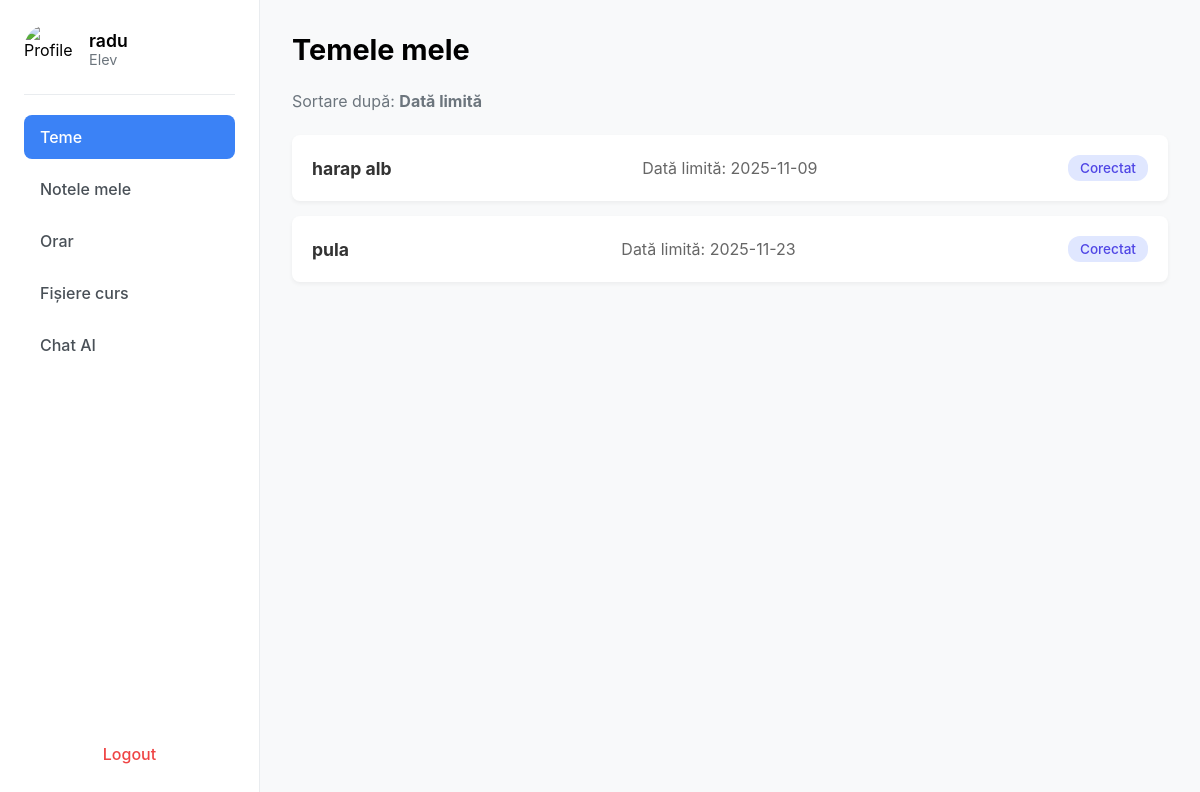
Screenshot of /home (signed in) with the database file from the repository.
### app/models.py (models this page shows, shortened)
class User(db.Model, UserMixin):
    __tablename__ = 'user'
    id = db.Column(db.Integer, primary_key=True)
    name = db.Column(db.String(100), nullable=False)
    email = db.Column(db.String(150), unique=True, nullable=False)
    password_hash = db.Column(db.String(256), nullable=False)  # Am mărit la 256 pentru siguranță
    role = db.Column(db.String(20), nullable=False)  # 'student', 'professor', 'parent'
    student = db.relationship('Student', back_populates='user', uselist=False)
    professor = db.relationship('Professor', back_populates='user', uselist=False)
    parent = db.relationship('Parent', back_populates='user', uselist=False)

class Assignment(db.Model):
    __tablename__ = 'assignment'
    id = db.Column(db.Integer, primary_key=True)
    teacher_id = db.Column(db.Integer, db.ForeignKey('professor.id'), nullable=False)
    subject_id = db.Column(db.Integer, db.ForeignKey('subject.id'), nullable=False)  # 'id_materie FK'
    title = db.Column(db.String(150), nullable=False)
    description = db.Column(db.Text, nullable=True)
    created_at = db.Column(db.DateTime, default=datetime.utcnow)
    due_date = db.Column(db.DateTime, nullable=True)  # Data limită
    teacher = db.relationship('Professor', back_populates='assignments')
    subject = db.relationship('Subject', back_populates='assignments')
    submissions = db.relationship('Submission', back_populates='assignment')

class Submission(db.Model):
    __tablename__ = 'submission'
    id = db.Column(db.Integer, primary_key=True)
    assignment_id = db.Column(db.Integer, db.ForeignKey('assignment.id'), nullable=False)
    student_id = db.Column(db.Integer, db.ForeignKey('student.id'), nullable=False)
    content = db.Column(db.Text, nullable=True)  # Rezolvarea elevului (poate fi goală inițial)
    status = db.Column(db.String(50), nullable=False, default='Nefăcut')  # ex: Nefăcut, Trimis, Corectat
    submitted_at = db.Column(db.DateTime, nullable=True)  # Se setează doar la trimitere
    assignment = db.relationship('Assignment', back_populates='submissions')
    student = db.relationship('Student', back_populates='submissions')
    feedback = db.relationship('Feedback', back_populates='submission', uselist=False,
                               cascade="all, delete-orphan")  # Relație unu-la-unu

### app/routes.py (the view, shortened to what this page needs)
@bp.route("/home", methods=["GET", "POST"])
@login_required
def home():
    role = current_user.role
    if role == "Profesor":
        user_folder = os.path.join(UPLOAD_FOLDER, str(current_user.id))
        files = get_files_from_folder(user_folder, current_user.id)
        return render_template("profesor.html", user=current_user, files=files)
    elif role == "Elev":
        student_profile = Student.query.filter_by(user_id=current_user.id).first()
        assignments_data = []
        if student_profile:
            my_submissions = Submission.query.filter_by(
                student_id=student_profile.id
            ).join(Assignment).order_by(Assignment.due_date.asc()).all()
            for sub in my_submissions:
                assignments_data.append({
                    "id": sub.assignment.id,  # ID-ul temei
                    "title": sub.assignment.title,
                    "due_date": sub.assignment.due_date.strftime("%Y-%m-%d") if sub.assignment.due_date else "N/A",
                    "status": sub.status  # "Nefăcut", "Trimis" sau "Corectat"
                })
        return render_template("elev.html", user=current_user, assignments=assignments_data)
    else:
        logout_user()
        return redirect(url_for("main.login"))

### app/__init__.py (called while the page is built)
def create_app():
    app = Flask(__name__)
    app.secret_key = "secret123"  # schimbă cu ceva sigur
    app.config['SQLALCHEMY_DATABASE_URI'] = 'sqlite:///users.db'
    app.config['SQLALCHEMY_TRACK_MODIFICATIONS'] = False
    db.init_app(app)
    login_manager.init_app(app)
    from .routes import bp
    app.register_blueprint(bp)
    from .models import User  # import modelul User
    @login_manager.user_loader
    def user_loader(user_id):
        try:
            return User.query.get(int(user_id))
        except ValueError:
            return None
    with app.app_context():
        db.create_all()
    return app

### app/templates/elev.html (shortened to what this page needs)
{% extends "base.html" %}
{% block content %}
<div class="sidebar">
    <div class="profile">
        <img src="{{ url_for('static', filename='images/avatar.png') }}" alt="Profile">
        <div>
            <h3>{{ user.name }}</h3>
            <p>{{ user.role }}</p>
        </div>
    </div>
    <ul class="menu">
        <li class="active"><a href="{{ url_for('main.home') }}">Teme</a></li>
        <li><a href="#">Notele mele</a></li>
        <li><a href="{{ url_for('main.orar') }}">Orar</a></li>
        <li><a href="#">Fișiere curs</a></li>
        <li><a href="{{ url_for('main.chat_page') }}" target="_blank">Chat AI</a></li>
    </ul>
    <a class="logout" href="{{ url_for('main.logout') }}">Logout</a>
</div>
<div class="main">
    <div class="header">
        <h2>Temele mele</h2>
    </div>
    <div class="subheader">
        <div>Sortare după: <strong>Dată limită</strong></div>
    </div>
    <div class="assignment-list">
        {% for assignment in assignments %}
        <div class="assignment-card"
        onclick="window.location.href='{{ url_for('main.detaliu_tema', id_tema=assignment.id) }}';"
        style="cursor: pointer;">
        <h4>{{ assignment.title }}</h4>
        <p>Dată limită: {{ assignment.due_date }}</p>
        <span class="status status-{{ assignment.status.lower().replace(' ', '-') }}">{{ assignment.status }}</span>
        </div>
        {% endfor %}
    </div>
</div>
{% endblock %}

### app/static/css/dashboard.css (style rules this page uses)
body { font-family: -apple-system, BlinkMacSystemFont, "Segoe UI", Roboto, Helvetica, Arial, sans-serif; background-color: #f8f9fa; margin: 0; display: flex; min-height: 100vh; }
.sidebar { width: 260px; background: #ffffff; border-right: 1px solid #e9ecef; display: flex; flex-direction: column; padding: 24px; box-sizing: border-box; }
.main { flex-grow: 1; padding: 32px; background-color: #f8f9fa; }
.profile { display: flex; align-items: center; gap: 15px; padding-bottom: 20px; border-bottom: 1px solid #e9ecef; }
.profile img { width: 50px; height: 50px; border-radius: 50%; }
.profile h3 { margin: 0; font-size: 1.1rem; font-weight: 600; }
.profile p { margin: 0; font-size: 0.9rem; color: #6c757d; }
.menu { list-style: none; padding: 20px 0; margin: 0; flex-grow: 1; }
.menu li { margin-bottom: 8px; }
.menu li a { display: block; padding: 12px 16px; text-decoration: none; color: #495057; font-weight: 500; border-radius: 8px; transition: background-color 0.2s, color 0.2s; }
.menu li.active a { background-color: #3b82f6; color: #ffffff; }
.logout { display: block; padding: 12px 16px; text-decoration: none; color: #ef4444; font-weight: 500; border-radius: 8px; transition: background-color 0.2s; text-align: center; }
.header { display: flex; justify-content: space-between; align-items: center; margin-bottom: 24px; }
.header h2 { margin: 0; font-size: 1.8rem; font-weight: 700; }
.subheader { display: flex; gap: 30px; margin-bottom: 24px; color: #6c757d; }
.assignment-list { display: flex; flex-direction: column; gap: 15px; }
.assignment-card { background: #fff; border-radius: 8px; padding: 20px; box-shadow: 0 2px 4px rgba(0,0,0,0.05); display: flex; justify-content: space-between; align-items: center; transition: box-shadow 0.2s; }
.assignment-card h4 { margin: 0; font-size: 1.1rem; color: #333; }
.assignment-card p { margin: 0; color: #666; }
.assignment-card .status { padding: 5px 12px; border-radius: 12px; font-weight: 500; font-size: 0.85rem; }
.status-corectat { background-color: #e0e7ff; color: #4f46e5; }

### rows the page displays
User: name "radu", role "Elev"
Assignment: title "harap alb"
Submission: status "Corectat"
Assignment: title "pula"
Submission: status "Corectat"

### other values shown
{{ assignment.due_date }} "2025-11-09" "2025-11-23"
